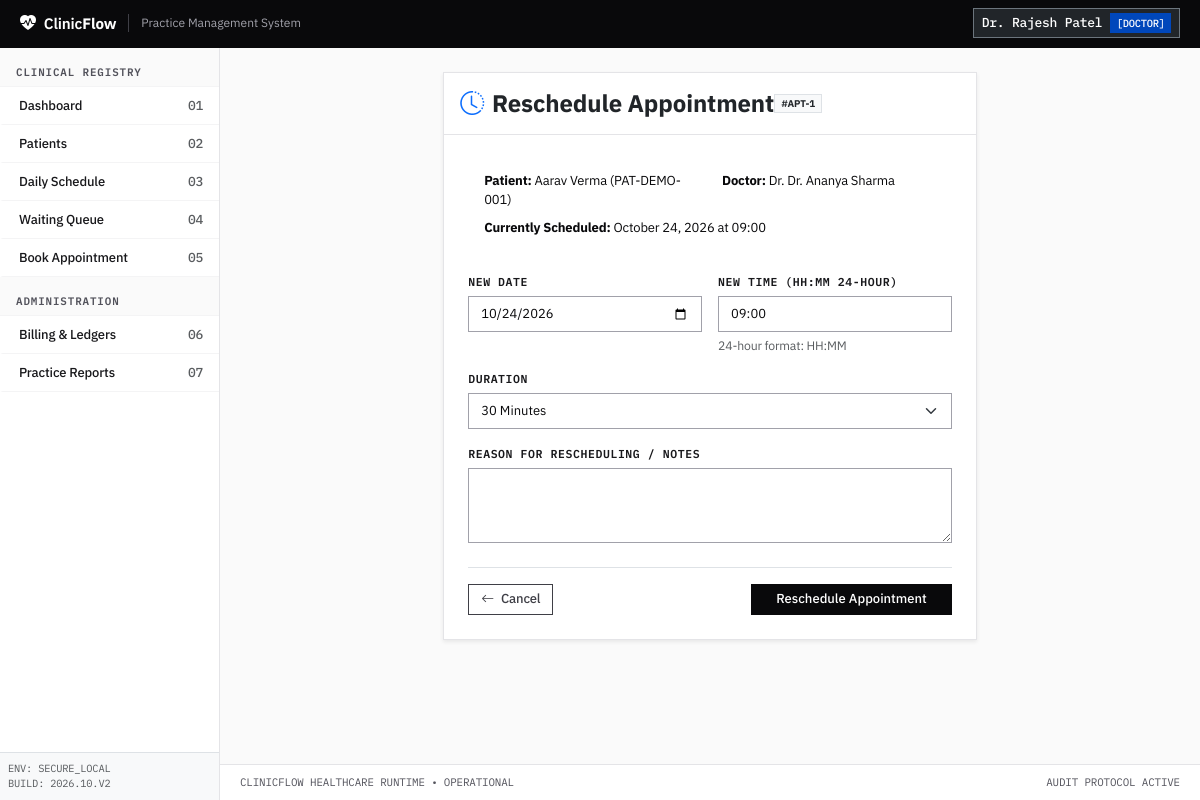
The app's page /appointments/1/reschedule (signed in) with its own data.
### app/models/user.py (models this page shows, shortened)
class User(UserMixin, db.Model):
    __tablename__ = 'users'
    id = db.Column(db.Integer, primary_key=True)
    name = db.Column(db.String(100), nullable=False)
    email = db.Column(db.String(120), unique=True, nullable=False, index=True)
    password_hash = db.Column(db.String(256), nullable=False)
    role = db.Column(db.String(30), nullable=False, default=Role.RECEPTIONIST)
    is_active = db.Column(db.Boolean, default=True, nullable=False)
    created_at = db.Column(db.DateTime, default=lambda: datetime.now(timezone.utc), nullable=False)
    def is_admin(self) -> bool:
        return self.role == Role.ADMIN

### app/models/appointment.py (models this page shows, shortened)
class Appointment(db.Model):
    __tablename__ = 'appointments'
    id = db.Column(db.Integer, primary_key=True)
    patient_id = db.Column(db.Integer, db.ForeignKey('patients.id', ondelete='CASCADE'), nullable=False, index=True)
    doctor_id = db.Column(db.Integer, db.ForeignKey('users.id', ondelete='CASCADE'), nullable=False, index=True)
    scheduled_time = db.Column(db.DateTime, nullable=False, index=True)
    duration_minutes = db.Column(db.Integer, default=30, nullable=False)
    status = db.Column(db.String(30), default=AppointmentStatus.SCHEDULED, nullable=False, index=True)
    reason = db.Column(db.String(255), nullable=False)
    notes = db.Column(db.Text, nullable=True)
    check_in_time = db.Column(db.DateTime, nullable=True)
    created_at = db.Column(db.DateTime, default=lambda: datetime.now(timezone.utc), nullable=False)
    updated_at = db.Column(
        db.DateTime,
        default=lambda: datetime.now(timezone.utc),
        onupdate=lambda: datetime.now(timezone.utc),
        nullable=False
    )
    patient = db.relationship('Patient', backref=db.backref('appointments', lazy='dynamic', cascade='all, delete-orphan'))
    doctor = db.relationship('User', backref=db.backref('doctor_appointments', lazy='dynamic'))

### app/models/patient.py (models this page shows, shortened)
class Patient(db.Model):
    __tablename__ = 'patients'
    id = db.Column(db.Integer, primary_key=True)
    patient_code = db.Column(db.String(32), unique=True, nullable=False, index=True)
    full_name = db.Column(db.String(120), nullable=False, index=True)
    date_of_birth = db.Column(db.Date, nullable=False)
    phone = db.Column(db.String(25), nullable=False, index=True)
    address = db.Column(db.Text, nullable=False)
    emergency_contact = db.Column(db.String(120), nullable=False)
    is_archived = db.Column(db.Boolean, default=False, nullable=False, index=True)
    archive_reason = db.Column(db.String(255), nullable=True)
    created_at = db.Column(db.DateTime, default=lambda: datetime.now(timezone.utc), nullable=False)
    updated_at = db.Column(
        db.DateTime,
        default=lambda: datetime.now(timezone.utc),
        onupdate=lambda: datetime.now(timezone.utc),
        nullable=False
    )

### app/routes/appointments.py (the view, shortened to what this page needs)
@bp.route('/<int:appointment_id>/reschedule', methods=['GET', 'POST'])
@staff_required
def reschedule(appointment_id):
    appointment = db.get_or_404(Appointment, appointment_id)
    form = AppointmentRescheduleForm()
    if request.method == 'GET':
        form.appointment_date.data = appointment.scheduled_time.date()
        form.appointment_time.data = appointment.scheduled_time.strftime('%H:%M')
        form.duration_minutes.data = appointment.duration_minutes
        form.notes.data = appointment.notes
    return render_template('appointments/reschedule.html', form=form, appointment=appointment)

### app/forms.py (shortened to what this page needs)
class AppointmentRescheduleForm(FlaskForm):
    appointment_date = DateField('New Date', format='%Y-%m-%d', validators=[DataRequired(message='Date is required.')])
    appointment_time = StringField('New Time (HH:MM 24-hour)', validators=[
        DataRequired(message='Time is required (e.g. 09:30 or 14:00).')
    ])
    duration_minutes = SelectField('Duration', coerce=int, choices=[
        (15, '15 Minutes'),
        (30, '30 Minutes'),
        (45, '45 Minutes'),
        (60, '60 Minutes')
    ], default=30)
    notes = TextAreaField('Reason for Rescheduling / Notes', validators=[Optional(), Length(max=500)])
    submit = SubmitField('Reschedule Appointment')

### app/models/user.py (called while the page is built)
@login_manager.user_loader
def load_user(user_id):
    try:
        return db.session.get(User, int(user_id))
    except (TypeError, ValueError):
        return None

### app/security.py (called while the page is built)
def role_required(*allowed_roles):
    def decorator(f):
        @wraps(f)
        def decorated_function(*args, **kwargs):
            if not current_user.is_authenticated:
                flash('Please log in to access this page.', 'warning')
                return redirect(url_for('auth.login'))
            if not current_user.is_active:
                flash('Your account has been deactivated.', 'danger')
                return redirect(url_for('auth.logout'))
            if current_user.role not in allowed_roles:
                abort(403)
            return f(*args, **kwargs)
        return decorated_function
    return decorator

### app/templates/appointments/reschedule.html (shortened to what this page needs)
{% extends "base.html" %}
{% block content %}
<div class="row justify-content-center">
    <div class="col-lg-7">
        <div class="card border-0 shadow-sm">
            <div class="card-header bg-white py-3">
                <div class="d-flex justify-content-between align-items-center">
                    <h4 class="fw-bold mb-0"><i class="bi bi-clock-history text-primary me-2"></i>Reschedule Appointment</h4>
                    <span class="badge bg-light text-dark border">#APT-{{ appointment.id }}</span>
                </div>
            </div>
            <div class="card-body p-4">
                <div class="alert alert-light border mb-4">
                    <div class="row">
                        <div class="col-sm-6">
                            <strong>Patient:</strong> {{ appointment.patient.full_name }} ({{ appointment.patient.patient_code }})
                        </div>
                        <div class="col-sm-6">
                            <strong>Doctor:</strong> Dr. {{ appointment.doctor.name }}
                        </div>
                        <div class="col-12 mt-2">
                            <strong>Currently Scheduled:</strong> {{ appointment.scheduled_time.strftime('%B %d, %Y at %H:%M') }}
                        </div>
                    </div>
                </div>
                <form method="POST" novalidate>
                    <div class="row g-3 mb-3">
                        <div class="col-md-6">
                            {{ form.appointment_date.label(class="form-label fw-semibold") }}
                            {{ form.appointment_date(class="form-control" + (" is-invalid" if form.appointment_date.errors else ""), type="date") }}
                        </div>
                        <div class="col-md-6">
                            {{ form.appointment_time.label(class="form-label fw-semibold") }}
                            {{ form.appointment_time(class="form-control" + (" is-invalid" if form.appointment_time.errors else "")) }}
                            <div class="form-text">24-hour format: HH:MM</div>
                        </div>
                    </div>
                    <div class="mb-3">
                        {{ form.duration_minutes.label(class="form-label fw-semibold") }}
                        {{ form.duration_minutes(class="form-select" + (" is-invalid" if form.duration_minutes.errors else "")) }}
                    </div>
                    <div class="mb-3">
                        {{ form.notes.label(class="form-label fw-semibold") }}
                        {{ form.notes(class="form-control" + (" is-invalid" if form.notes.errors else ""), rows="3") }}
                    </div>
                    <div class="d-flex justify-content-between align-items-center mt-4 pt-3 border-top">
                        <a href="{{ url_for('appointments.index') }}" class="btn btn-outline-secondary">
                            <i class="bi bi-arrow-left me-1"></i> Cancel
                        </a>
                        {{ form.submit(class="btn btn-primary px-4") }}
                    </div>
                </form>
            </div>
        </div>
    </div>
</div>
{% endblock %}

### app/templates/base.html (shortened to what this page needs)
<!DOCTYPE html>
<html lang="en">
<head>
    <link href="https://cdn.jsdelivr.net/npm/bootstrap@5.3.3/dist/css/bootstrap.min.css" rel="stylesheet">
    <link href="https://cdn.jsdelivr.net/npm/bootstrap-icons@1.11.3/font/bootstrap-icons.min.css" rel="stylesheet">
</head>
<body>
    <header class="cf-masthead">
        <div class="d-flex align-items-center">
            <a class="cf-brand" href="{{ url_for('main.dashboard') }}">
                <i class="bi bi-heart-pulse-fill text-white fs-6"></i>
                <span>Clinic<strong class="text-white">Flow</strong></span>
            </a>
            <span class="cf-meta-tag d-none d-md-inline-block">Practice Management System</span>
        </div>
        <div>
            {% if current_user.is_authenticated %}
            <div class="dropdown">
                <button class="btn btn-sm btn-dark border border-secondary text-white font-mono py-1 px-2 d-flex align-items-center" type="button" id="userMenuButton" data-bs-toggle="dropdown" aria-expanded="false">
                    <span class="me-2">{{ current_user.name }}</span>
                    <span class="badge-role-{{ current_user.role }}">[{{ current_user.role|upper }}]</span>
                </button>
            </div>
            {% else %}
            <a href="{{ url_for('auth.login') }}" class="btn btn-sm btn-outline-light font-mono">
                [AUTH LOGIN]
            </a>
            {% endif %}
        </div>
    </header>
    <div class="cf-shell">
        {% if current_user.is_authenticated %}
        <nav class="cf-sidebar" id="sidebarNav">
            <div>
                <div class="cf-nav-section-label">CLINICAL REGISTRY</div>
                <a class="cf-nav-item {% if request.endpoint == 'main.dashboard' %}active{% endif %}" href="{{ url_for('main.dashboard') }}">
                    <span>Dashboard</span>
                    <span class="font-mono text-muted">01</span>
                </a>
                <a class="cf-nav-item {% if request.endpoint and 'patients' in request.endpoint %}active{% endif %}" href="{{ url_for('patients.index') }}">
                    <span>Patients</span>
                    <span class="font-mono text-muted">02</span>
                </a>
                <a class="cf-nav-item {% if request.endpoint == 'appointments.index' %}active{% endif %}" href="{{ url_for('appointments.index') }}">
                    <span>Daily Schedule</span>
                    <span class="font-mono text-muted">03</span>
                </a>
                <a class="cf-nav-item {% if request.endpoint == 'appointments.queue' %}active{% endif %}" href="{{ url_for('appointments.queue') }}">
                    <span>Waiting Queue</span>
                    <span class="font-mono text-muted">04</span>
                </a>
                <a class="cf-nav-item {% if request.endpoint == 'appointments.book' %}active{% endif %}" href="{{ url_for('appointments.book') }}">
                    <span>Book Appointment</span>
                    <span class="font-mono text-muted">05</span>
                </a>
                <div class="cf-nav-section-label">ADMINISTRATION</div>
                <a class="cf-nav-item {% if request.endpoint and 'billing' in request.endpoint %}active{% endif %}" href="{{ url_for('billing.index') }}">
                    <span>Billing & Ledgers</span>
                    <span class="font-mono text-muted">06</span>
                </a>
                <a class="cf-nav-item {% if request.endpoint and 'reports' in request.endpoint %}active{% endif %}" href="{{ url_for('reports.index') }}">
                    <span>Practice Reports</span>
                    <span class="font-mono text-muted">07</span>
                </a>
            </div>
            <div class="p-2 border-top bg-light font-mono text-muted" style="font-size: 0.65rem;">
                ENV: SECURE_LOCAL<br>
                BUILD: 2026.10.V2
            </div>
        </nav>
        {% endif %}
        <div class="cf-canvas">
            <main class="cf-main">
                {% block content %}{% endblock %}
            </main>
            <footer class="cf-footer">
                <div>CLINICFLOW HEALTHCARE RUNTIME &bull; OPERATIONAL</div>
                <div>AUDIT PROTOCOL ACTIVE</div>
            </footer>
        </div>
    </div>
</body>
</html>

### records on screen
User: name "Dr. Rajesh Patel", role "DOCTOR"
Appointment: id "1", scheduled_time "October 24, 2026 at 09:00"
Patient: patient.full_name "Aarav Verma", patient.patient_code "PAT-DEMO-001"
User: doctor.name "Dr. Ananya Sharma"
